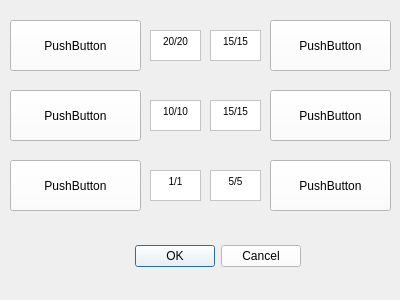
<?xml version="1.0" encoding="UTF-8"?>
<ui version="4.0">
 <class>atacar</class>
 <widget class="QDialog" name="atacar">
  <property name="geometry">
   <rect>
    <x>0</x>
    <y>0</y>
    <width>400</width>
    <height>300</height>
   </rect>
  </property>
  <property name="windowTitle">
   <string>Dialog</string>
  </property>
  <widget class="QDialogButtonBox" name="buttonBox">
   <property name="geometry">
    <rect>
     <x>-40</x>
     <y>240</y>
     <width>341</width>
     <height>32</height>
    </rect>
   </property>
   <property name="styleSheet">
    <string notr="true">background-color: rgb(255, 255, 255);</string>
   </property>
   <property name="orientation">
    <enum>Qt::Horizontal</enum>
   </property>
   <property name="standardButtons">
    <set>QDialogButtonBox::Cancel|QDialogButtonBox::Ok</set>
   </property>
  </widget>
  <widget class="QPushButton" name="pushButton">
   <property name="geometry">
    <rect>
     <x>10</x>
     <y>20</y>
     <width>131</width>
     <height>51</height>
    </rect>
   </property>
   <property name="styleSheet">
    <string notr="true">background-color: rgb(255, 255, 255);</string>
   </property>
   <property name="text">
    <string>PushButton</string>
   </property>
  </widget>
  <widget class="QPushButton" name="pushButton_2">
   <property name="geometry">
    <rect>
     <x>270</x>
     <y>20</y>
     <width>121</width>
     <height>51</height>
    </rect>
   </property>
   <property name="styleSheet">
    <string notr="true">background-color: rgb(255, 255, 255);</string>
   </property>
   <property name="text">
    <string>PushButton</string>
   </property>
  </widget>
  <widget class="QPushButton" name="pushButton_3">
   <property name="geometry">
    <rect>
     <x>10</x>
     <y>90</y>
     <width>131</width>
     <height>51</height>
    </rect>
   </property>
   <property name="styleSheet">
    <string notr="true">background-color: rgb(255, 255, 255);</string>
   </property>
   <property name="text">
    <string>PushButton</string>
   </property>
  </widget>
  <widget class="QPushButton" name="pushButton_4">
   <property name="geometry">
    <rect>
     <x>270</x>
     <y>90</y>
     <width>121</width>
     <height>51</height>
    </rect>
   </property>
   <property name="styleSheet">
    <string notr="true">background-color: rgb(255, 255, 255);</string>
   </property>
   <property name="text">
    <string>PushButton</string>
   </property>
  </widget>
  <widget class="QPushButton" name="pushButton_5">
   <property name="geometry">
    <rect>
     <x>10</x>
     <y>160</y>
     <width>131</width>
     <height>51</height>
    </rect>
   </property>
   <property name="styleSheet">
    <string notr="true">background-color: rgb(255, 255, 255);</string>
   </property>
   <property name="text">
    <string>PushButton</string>
   </property>
  </widget>
  <widget class="QPushButton" name="pushButton_6">
   <property name="geometry">
    <rect>
     <x>270</x>
     <y>160</y>
     <width>121</width>
     <height>51</height>
    </rect>
   </property>
   <property name="styleSheet">
    <string notr="true">background-color: rgb(255, 255, 255);</string>
   </property>
   <property name="text">
    <string>PushButton</string>
   </property>
  </widget>
  <widget class="QTextBrowser" name="textBrowser">
   <property name="geometry">
    <rect>
     <x>150</x>
     <y>30</y>
     <width>51</width>
     <height>31</height>
    </rect>
   </property>
   <property name="styleSheet">
    <string notr="true">background-color: rgb(255, 255, 255);</string>
   </property>
   <property name="html">
    <string>&lt;!DOCTYPE HTML PUBLIC &quot;-//W3C//DTD HTML 4.0//EN&quot; &quot;http://www.w3.org/TR/REC-html40/strict.dtd&quot;&gt;
&lt;html&gt;&lt;head&gt;&lt;meta name=&quot;qrichtext&quot; content=&quot;1&quot; /&gt;&lt;style type=&quot;text/css&quot;&gt;
p, li { white-space: pre-wrap; }
&lt;/style&gt;&lt;/head&gt;&lt;body style=&quot; font-family:'MS Shell Dlg 2'; font-size:7.8pt; font-weight:400; font-style:normal;&quot;&gt;
&lt;p align=&quot;center&quot; style=&quot; margin-top:0px; margin-bottom:0px; margin-left:0px; margin-right:0px; -qt-block-indent:0; text-indent:0px;&quot;&gt;20/20&lt;/p&gt;&lt;/body&gt;&lt;/html&gt;</string>
   </property>
  </widget>
  <widget class="QTextBrowser" name="textBrowser_2">
   <property name="geometry">
    <rect>
     <x>210</x>
     <y>30</y>
     <width>51</width>
     <height>31</height>
    </rect>
   </property>
   <property name="styleSheet">
    <string notr="true">background-color: rgb(255, 255, 255);</string>
   </property>
   <property name="html">
    <string>&lt;!DOCTYPE HTML PUBLIC &quot;-//W3C//DTD HTML 4.0//EN&quot; &quot;http://www.w3.org/TR/REC-html40/strict.dtd&quot;&gt;
&lt;html&gt;&lt;head&gt;&lt;meta name=&quot;qrichtext&quot; content=&quot;1&quot; /&gt;&lt;style type=&quot;text/css&quot;&gt;
p, li { white-space: pre-wrap; }
&lt;/style&gt;&lt;/head&gt;&lt;body style=&quot; font-family:'MS Shell Dlg 2'; font-size:7.8pt; font-weight:400; font-style:normal;&quot;&gt;
&lt;p align=&quot;center&quot; style=&quot; margin-top:0px; margin-bottom:0px; margin-left:0px; margin-right:0px; -qt-block-indent:0; text-indent:0px;&quot;&gt;15/15&lt;/p&gt;&lt;/body&gt;&lt;/html&gt;</string>
   </property>
  </widget>
  <widget class="QTextBrowser" name="textBrowser_3">
   <property name="geometry">
    <rect>
     <x>150</x>
     <y>100</y>
     <width>51</width>
     <height>31</height>
    </rect>
   </property>
   <property name="styleSheet">
    <string notr="true">background-color: rgb(255, 255, 255);</string>
   </property>
   <property name="html">
    <string>&lt;!DOCTYPE HTML PUBLIC &quot;-//W3C//DTD HTML 4.0//EN&quot; &quot;http://www.w3.org/TR/REC-html40/strict.dtd&quot;&gt;
&lt;html&gt;&lt;head&gt;&lt;meta name=&quot;qrichtext&quot; content=&quot;1&quot; /&gt;&lt;style type=&quot;text/css&quot;&gt;
p, li { white-space: pre-wrap; }
&lt;/style&gt;&lt;/head&gt;&lt;body style=&quot; font-family:'MS Shell Dlg 2'; font-size:7.8pt; font-weight:400; font-style:normal;&quot;&gt;
&lt;p align=&quot;center&quot; style=&quot; margin-top:0px; margin-bottom:0px; margin-left:0px; margin-right:0px; -qt-block-indent:0; text-indent:0px;&quot;&gt;10/10&lt;/p&gt;&lt;/body&gt;&lt;/html&gt;</string>
   </property>
  </widget>
  <widget class="QTextBrowser" name="textBrowser_4">
   <property name="geometry">
    <rect>
     <x>210</x>
     <y>100</y>
     <width>51</width>
     <height>31</height>
    </rect>
   </property>
   <property name="styleSheet">
    <string notr="true">background-color: rgb(255, 255, 255);</string>
   </property>
   <property name="html">
    <string>&lt;!DOCTYPE HTML PUBLIC &quot;-//W3C//DTD HTML 4.0//EN&quot; &quot;http://www.w3.org/TR/REC-html40/strict.dtd&quot;&gt;
&lt;html&gt;&lt;head&gt;&lt;meta name=&quot;qrichtext&quot; content=&quot;1&quot; /&gt;&lt;style type=&quot;text/css&quot;&gt;
p, li { white-space: pre-wrap; }
&lt;/style&gt;&lt;/head&gt;&lt;body style=&quot; font-family:'MS Shell Dlg 2'; font-size:7.8pt; font-weight:400; font-style:normal;&quot;&gt;
&lt;p align=&quot;center&quot; style=&quot; margin-top:0px; margin-bottom:0px; margin-left:0px; margin-right:0px; -qt-block-indent:0; text-indent:0px;&quot;&gt;15/15&lt;/p&gt;&lt;/body&gt;&lt;/html&gt;</string>
   </property>
  </widget>
  <widget class="QTextBrowser" name="textBrowser_5">
   <property name="geometry">
    <rect>
     <x>150</x>
     <y>170</y>
     <width>51</width>
     <height>31</height>
    </rect>
   </property>
   <property name="styleSheet">
    <string notr="true">background-color: rgb(255, 255, 255);</string>
   </property>
   <property name="html">
    <string>&lt;!DOCTYPE HTML PUBLIC &quot;-//W3C//DTD HTML 4.0//EN&quot; &quot;http://www.w3.org/TR/REC-html40/strict.dtd&quot;&gt;
&lt;html&gt;&lt;head&gt;&lt;meta name=&quot;qrichtext&quot; content=&quot;1&quot; /&gt;&lt;style type=&quot;text/css&quot;&gt;
p, li { white-space: pre-wrap; }
&lt;/style&gt;&lt;/head&gt;&lt;body style=&quot; font-family:'MS Shell Dlg 2'; font-size:7.8pt; font-weight:400; font-style:normal;&quot;&gt;
&lt;p align=&quot;center&quot; style=&quot; margin-top:0px; margin-bottom:0px; margin-left:0px; margin-right:0px; -qt-block-indent:0; text-indent:0px;&quot;&gt;1/1&lt;/p&gt;&lt;/body&gt;&lt;/html&gt;</string>
   </property>
  </widget>
  <widget class="QTextBrowser" name="textBrowser_6">
   <property name="geometry">
    <rect>
     <x>210</x>
     <y>170</y>
     <width>51</width>
     <height>31</height>
    </rect>
   </property>
   <property name="styleSheet">
    <string notr="true">background-color: rgb(255, 255, 255);</string>
   </property>
   <property name="html">
    <string>&lt;!DOCTYPE HTML PUBLIC &quot;-//W3C//DTD HTML 4.0//EN&quot; &quot;http://www.w3.org/TR/REC-html40/strict.dtd&quot;&gt;
&lt;html&gt;&lt;head&gt;&lt;meta name=&quot;qrichtext&quot; content=&quot;1&quot; /&gt;&lt;style type=&quot;text/css&quot;&gt;
p, li { white-space: pre-wrap; }
&lt;/style&gt;&lt;/head&gt;&lt;body style=&quot; font-family:'MS Shell Dlg 2'; font-size:7.8pt; font-weight:400; font-style:normal;&quot;&gt;
&lt;p align=&quot;center&quot; style=&quot; margin-top:0px; margin-bottom:0px; margin-left:0px; margin-right:0px; -qt-block-indent:0; text-indent:0px;&quot;&gt;5/5&lt;/p&gt;&lt;/body&gt;&lt;/html&gt;</string>
   </property>
  </widget>
 </widget>
 <resources/>
 <connections>
  <connection>
   <sender>buttonBox</sender>
   <signal>accepted()</signal>
   <receiver>atacar</receiver>
   <slot>accept()</slot>
   <hints>
    <hint type="sourcelabel">
     <x>248</x>
     <y>254</y>
    </hint>
    <hint type="destinationlabel">
     <x>157</x>
     <y>274</y>
    </hint>
   </hints>
  </connection>
  <connection>
   <sender>buttonBox</sender>
   <signal>rejected()</signal>
   <receiver>atacar</receiver>
   <slot>reject()</slot>
   <hints>
    <hint type="sourcelabel">
     <x>316</x>
     <y>260</y>
    </hint>
    <hint type="destinationlabel">
     <x>286</x>
     <y>274</y>
    </hint>
   </hints>
  </connection>
 </connections>
</ui>
